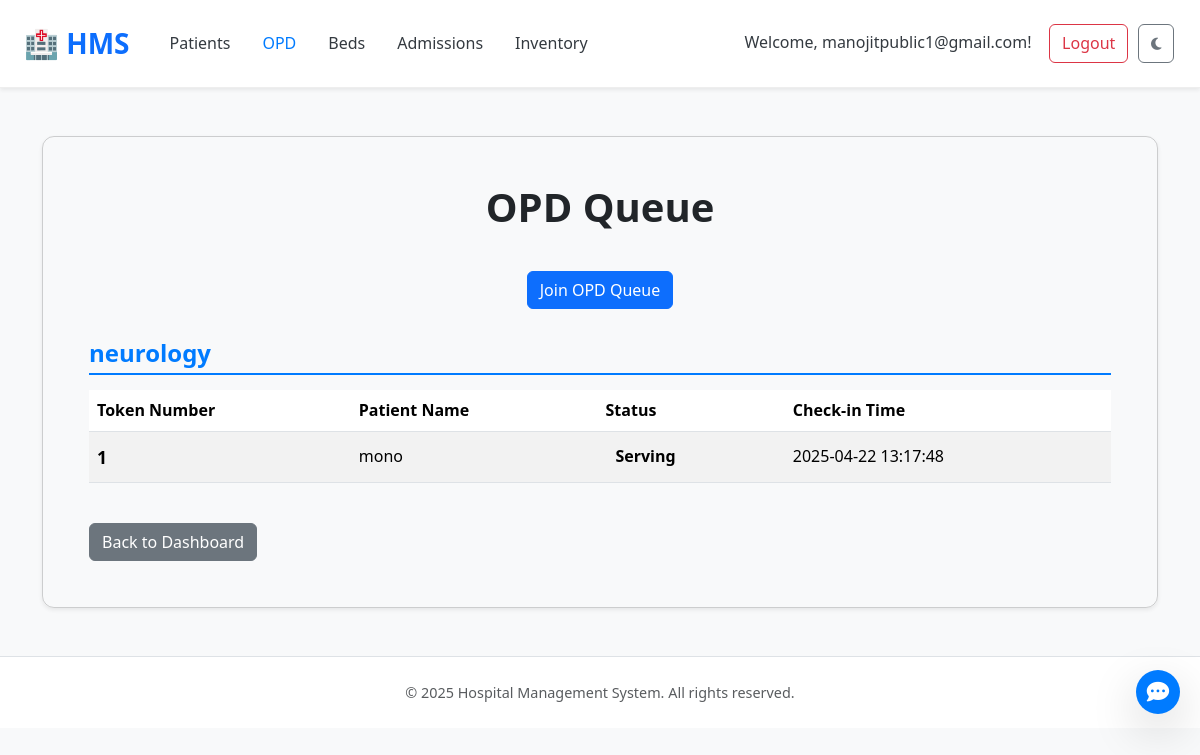
Page /opd (signed in) on the earlier database version.
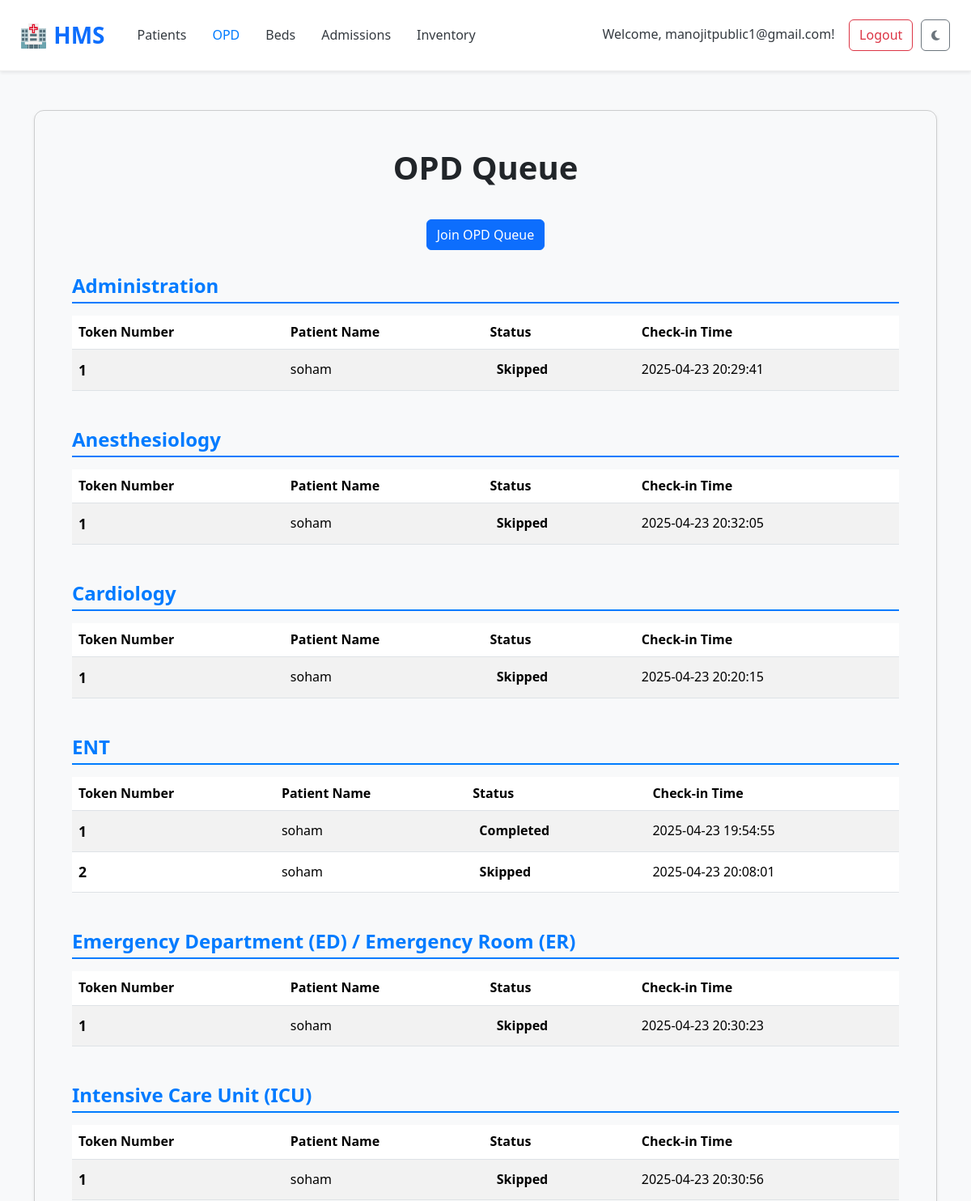
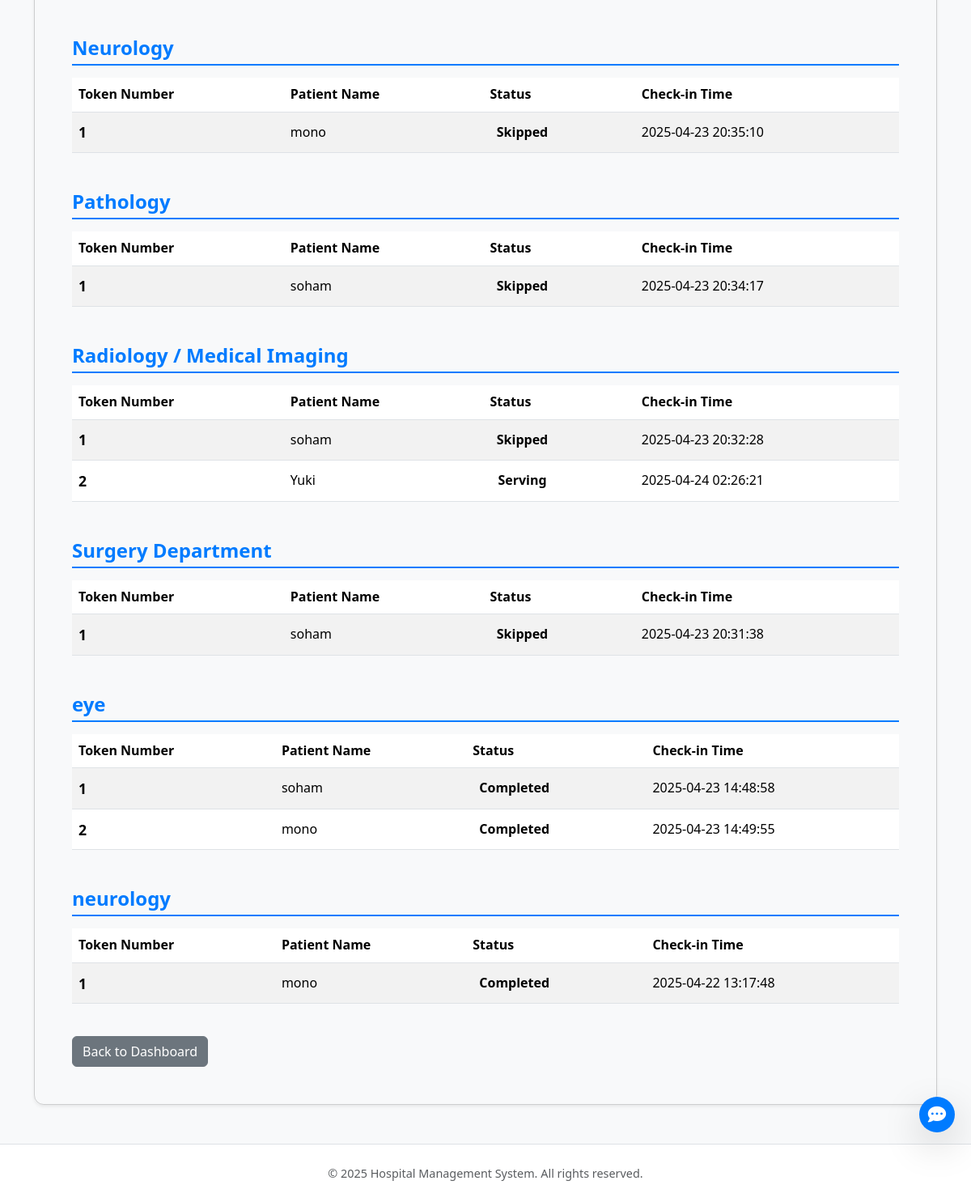
Same page on the later database version (2 pictures, top to bottom).
### tables this page shows
CREATE TABLE opd_queue (
    queue_id TEXT PRIMARY KEY,
    patient_id TEXT NOT NULL,
    department TEXT NOT NULL,
    token_number INTEGER NOT NULL,
    status TEXT NOT NULL DEFAULT 'Waiting',
    check_in_time TIMESTAMP DEFAULT CURRENT_TIMESTAMP,
    FOREIGN KEY (patient_id) REFERENCES patients(patient_id)
);

CREATE TABLE patients (
    patient_id TEXT PRIMARY KEY,
    name TEXT NOT NULL,
    age INTEGER,
    gender TEXT,
    contact_number TEXT,
    address TEXT,
    emergency_contact TEXT,
    blood_group TEXT,
    medical_history TEXT
);

### app.py (the view)
@app.route('/opd')
def view_opd_queue():
    conn = get_db()
    cursor = conn.cursor()
    try:
        cursor.execute("""
            SELECT
                oq.queue_id,
                oq.token_number,
                p.name,
                oq.department,
                oq.status,
                oq.check_in_time
            FROM opd_queue oq
            JOIN patients p ON oq.patient_id = p.patient_id
            ORDER BY oq.department ASC, oq.check_in_time ASC
        """)
        queue_items = cursor.fetchall()
    except sqlite3.Error as e:
        print(f"Database error fetching OPD queue: {e}")
        flash(f"Error loading OPD queue: {e}", "danger")
        queue_items = []
    finally:
        close_db(conn)
    grouped_queue = {}
    for item in queue_items:
        department = item['department']
        if department not in grouped_queue:
            grouped_queue[department] = []
        grouped_queue[department].append(item)
    can_manage_opd = session.get('user_type') in ['hospital', 'doctor']
    return render_template('view_opd_queue.html',
                           grouped_queue=grouped_queue,
                           can_manage_opd=can_manage_opd)

### app.py (called while the page is built)
def get_db():
    conn = sqlite3.connect(DATABASE)
    conn.row_factory = sqlite3.Row
    return conn

### templates/view_opd_queue.html (shortened to what the changed rows need)
<!DOCTYPE html>
<html lang="en">
<head>
    <link href="https://cdn.jsdelivr.net/npm/bootstrap@5.3.3/dist/css/bootstrap.min.css" rel="stylesheet">
    <link href="https://cdn.jsdelivr.net/npm/aos@2.3.4/dist/aos.css" rel="stylesheet">
    <link rel="stylesheet" href="https://cdnjs.cloudflare.com/ajax/libs/font-awesome/6.5.0/css/all.min.css" />
    <link rel="stylesheet" href="{{ url_for('static', filename='style.css') }}">
    <link rel="stylesheet" href="{{ url_for('static', filename='index_style.css') }}">
</head>
<body {% if g.get('theme')=='dark' %}data-bs-theme="dark" {% endif %}>
    <div class="container my-5">
        <div class="opd-queue-container card shadow-sm">
            <div class="card-body">
                <h1>OPD Queue</h1>
                <div class="join-opd-button-container">
                    <a href="{{ url_for('join_opd_queue') }}" class="btn btn-primary">Join OPD Queue</a>
                </div>
                {% if grouped_queue | length == 0 %}
                <p class="text-center text-muted">No patients in the OPD queue across all departments.</p>
                {% else %}
                {% for department, queue_items in grouped_queue.items() %}
                <h2 class="department-heading">{{ department }}</h2>
                {% if queue_items | length == 0 %}
                <p class="text-center text-muted empty-department-message">No patients in the {{ department }} queue.</p>
                {% else %}
                <div class="table-responsive">
                    <table class="table table-striped table-hover align-middle opd-queue-table">
                        <thead>
                            <tr>
                                <th>Token Number</th>
                                <th>Patient Name</th>
                                <th>Status</th>
                                <th>Check-in Time</th>
                            </tr>
                        </thead>
                        <tbody>
                            {% for item in queue_items %}
                            <tr data-queue-id="{{ item['queue_id'] }}" class="status-{{ item['status'] | lower }}">
                                <td>{{ item['token_number'] }}</td>
                                <td>{{ item['name'] }}</td>
                                <td>
                                    <span class="status-span status-{{ item['status'] }}">{{ item['status'] }}</span>
                                </td>
                                <td>{{ item['check_in_time'] }}</td>
                            </tr>
                            {% endfor %}
                        </tbody>
                    </table>
                </div>
                {% endif %}
                {% endfor %}
                {% endif %}
                <div class="mt-4">
                    <a href="{{ url_for('index') }}" class="btn btn-secondary">Back to Dashboard</a>
                </div>
            </div>
        </div>
    </div>
</body>
</html>

Differences in the rows shown:
added opd_queue: department "Administration", token_number "1", name "soham", status "Skipped", check_in_time "2025-04-23 20:29:41"
added opd_queue: department "Anesthesiology", token_number "1", name "soham", status "Skipped", check_in_time "2025-04-23 20:32:05"
added opd_queue: department "Cardiology", token_number "1", name "soham", status "Skipped", check_in_time "2025-04-23 20:20:15"
added opd_queue: department "ENT", token_number "1", name "soham", status "Completed", check_in_time "2025-04-23 19:54:55"
added opd_queue: token_number "2", name "soham", status "Skipped", check_in_time "2025-04-23 20:08:01", shown under "ENT"
added opd_queue: department "Emergency Department (ED) / Emergency Room (ER)", token_number "1", name "soham", status "Skipped", check_in_time "2025-04-23 20:30:23"
added opd_queue: department "Intensive Care Unit (ICU)", token_number "1", name "soham", status "Skipped", check_in_time "2025-04-23 20:30:56"
added opd_queue: department "Neurology", token_number "1", name "mono", status "Skipped", check_in_time "2025-04-23 20:35:10"
added opd_queue: department "Pathology", token_number "1", name "soham", status "Skipped", check_in_time "2025-04-23 20:34:17"
added opd_queue: department "Radiology / Medical Imaging", token_number "1", name "soham", status "Skipped", check_in_time "2025-04-23 20:32:28"
added opd_queue: token_number "2", name "Yuki", status "Serving", check_in_time "2025-04-24 02:26:21", shown under "Radiology / Medical Imaging"
added opd_queue: department "Surgery Department", token_number "1", name "soham", status "Skipped", check_in_time "2025-04-23 20:31:38"
added opd_queue: department "eye", token_number "1", name "soham", status "Completed", check_in_time "2025-04-23 14:48:58"
added opd_queue: token_number "2", name "mono", status "Completed", check_in_time "2025-04-23 14:49:55", shown under "eye"
changed opd_queue "neurology": status "Serving" → "Completed"
